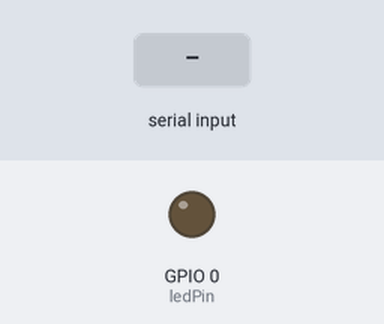
This sketch was run on a simulated ESP32. Parts: output pins drawn as LEDs (lit = HIGH). Dashed ring = blinking. The test bench sets the inputs (shaded band). WiFi joins after 1.5 s; servers stay silent unless stated; random numbers use the default seed unless the sketch sets one; what the sketch prints to the serial monitor is not drawn.

Above: at 0.1 s.
At 2.7 s:
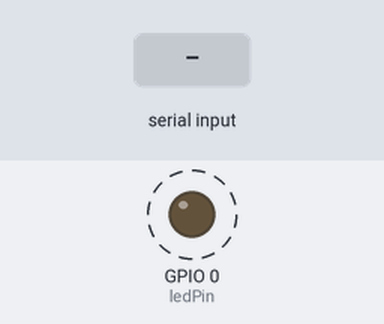
2.8 s: "U\n" received over Serial
Timing chart, 0 to 11.0 s (numbered marks = the images above; inputs shaded):
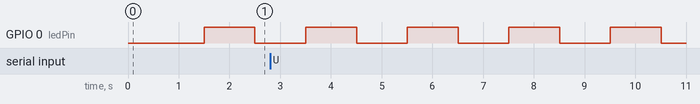

Measured:
- by itself, GPIO 0 (ledPin): alternates HIGH for 1.0 s and LOW for 1.0 s

The sketch:

Basic_With_OTA_Github_Final.ino
```cpp
#include <WiFi.h>
#include <HTTPClient.h>
#include <HTTPUpdate.h>
#include <WiFiClientSecure.h>
#include "cert.h"

const char * ssid = "E300";
const char * wifiPassword = "11111111";
int status = WL_IDLE_STATUS;
int incomingByte;
int ledPin=0;
String FirmwareVer = {
    "1.0"
};
int ledState = LOW;  // ledState used to set the LED

// Generally, you should use "unsigned long" for variables that hold time
// The value will quickly become too large for an int to store
unsigned long previousMillis = 0;  // will store last time LED was updated

// constants won't change:
const long interval = 1000;  // interval at which to blink (milliseconds)
#define URL_fw_Version "https://github.com/19731959/tomcamuc/blob/master/bin-version.txt"
#define URL_fw_Bin "https://github.com/19731959/tomcamuc/blob/master/Basic_With_OTA_Github_Final.ino.bin"

void setup() {
 pinMode(ledPin, OUTPUT);
    Serial.print("Active Firmware Version:");
    Serial.println(FirmwareVer);
    Serial.begin(115200);

    WiFi.begin(ssid, wifiPassword);

    Serial.print("Connecting to WiFi");
    while (WiFi.status() != WL_CONNECTED) {
        delay(500);
        Serial.print(".");

        int i = 0;
        if (i == 10) {
            ESP.restart();
        }
        i++;
    }
    Serial.println("Connected To Wifi");
    Serial.println(WiFi.RSSI());
}

void loop() {
  unsigned long currentMillis = millis();

  if (currentMillis - previousMillis >= interval) {
    // save the last time you blinked the LED
    previousMillis = currentMillis;

    // if the LED is off turn it on and vice-versa:
    if (ledState == LOW) {
      ledState = HIGH;
    } else {
      ledState = LOW;
    }

    // set the LED with the ledState of the variable:
    digitalWrite(ledPin, ledState);
  }

    Serial.print(" Active Firmware Version:");
    Serial.println(FirmwareVer);

    if (WiFi.status() != WL_CONNECTED) {
        reconnect();
    }

    if (Serial.available() > 0) {
        incomingByte = Serial.read();
        if (incomingByte == 'U') {
            Serial.println("Firmware Update In Progress..");
            if (FirmwareVersionCheck()) {
                firmwareUpdate();
            }
        }
    }
}

void reconnect() {
    int i = 0;
    // Loop until we're reconnected
    status = WiFi.status();
    if (status != WL_CONNECTED) {
        WiFi.begin(ssid, wifiPassword);
        while (WiFi.status() != WL_CONNECTED) {
            delay(500);
            Serial.print(".");
            if (i == 10) {
                ESP.restart();
            }
            i++;
        }
        Serial.println("Connected to AP");
    }
}

void firmwareUpdate(void) {
    WiFiClientSecure client;
    client.setCACert(rootCACertificate);
    t_httpUpdate_return ret = httpUpdate.update(client, URL_fw_Bin);

    switch (ret) {
    case HTTP_UPDATE_FAILED:
        Serial.printf("HTTP_UPDATE_FAILD Error (%d): %s\n", httpUpdate.getLastError(), httpUpdate.getLastErrorString().c_str());
        break;

    case HTTP_UPDATE_NO_UPDATES:
        Serial.println("HTTP_UPDATE_NO_UPDATES");
        break;

    case HTTP_UPDATE_OK:
        Serial.println("HTTP_UPDATE_OK");
        break;
    }
}

int FirmwareVersionCheck(void) {
    String payload;
    int httpCode;
    String FirmwareURL = "";
    FirmwareURL += URL_fw_Version;
    FirmwareURL += "?";
    FirmwareURL += String(rand());
    Serial.println(FirmwareURL);
    WiFiClientSecure * client = new WiFiClientSecure;

    if (client) {
        client -> setCACert(rootCACertificate);
        HTTPClient https;

        if (https.begin( * client, FirmwareURL)) {
            Serial.print("[HTTPS] GET...\n");
            // start connection and send HTTP header
            delay(100);
            httpCode = https.GET();
            delay(100);
            if (httpCode == HTTP_CODE_OK) // if version received
            {
                payload = https.getString(); // save received version
            } else {
                Serial.print("Error Occured During Version Check: ");
                Serial.println(httpCode);
            }
            https.end();
        }
        delete client;
    }

    if (httpCode == HTTP_CODE_OK) // if version received
    {
        payload.trim();
        if (payload.equals(FirmwareVer)) {
            Serial.printf("\nDevice  IS Already on Latest Firmware Version:%s\n", FirmwareVer);
            return 0;
        } else {
            Serial.println(payload);
            Serial.println("New Firmware Detected");
            return 1;
        }
    }
    return 0;
}
```

cert.h
```cpp
#ifndef CERT_H

#define CERT_H

const char * rootCACertificate = \
  "-----BEGIN CERTIFICATE-----\n"
"MIIDxTCCAq2gAwIBAgIQAqxcJmoLQJuPC3nyrkYldzANBgkqhkiG9w0BAQUFADBs\n"
"MQswCQYDVQQGEwJVUzEVMBMGA1UEChMMRGlnaUNlcnQgSW5jMRkwFwYDVQQLExB3\n"
"d3cuZGlnaWNlcnQuY29tMSswKQYDVQQDEyJEaWdpQ2VydCBIaWdoIEFzc3VyYW5j\n"
"ZSBFViBSb290IENBMB4XDTA2MTExMDAwMDAwMFoXDTMxMTExMDAwMDAwMFowbDEL\n"
"MAkGA1UEBhMCVVMxFTATBgNVBAoTDERpZ2lDZXJ0IEluYzEZMBcGA1UECxMQd3d3\n"
"LmRpZ2ljZXJ0LmNvbTErMCkGA1UEAxMiRGlnaUNlcnQgSGlnaCBBc3N1cmFuY2Ug\n"
"RVYgUm9vdCBDQTCCASIwDQYJKoZIhvcNAQEBBQADggEPADCCAQoCggEBAMbM5XPm\n"
"+9S75S0tMqbf5YE/yc0lSbZxKsPVlDRnogocsF9ppkCxxLeyj9CYpKlBWTrT3JTW\n"
"PNt0OKRKzE0lgvdKpVMSOO7zSW1xkX5jtqumX8OkhPhPYlG++MXs2ziS4wblCJEM\n"
"xChBVfvLWokVfnHoNb9Ncgk9vjo4UFt3MRuNs8ckRZqnrG0AFFoEt7oT61EKmEFB\n"
"Ik5lYYeBQVCmeVyJ3hlKV9Uu5l0cUyx+mM0aBhakaHPQNAQTXKFx01p8VdteZOE3\n"
"hzBWBOURtCmAEvF5OYiiAhF8J2a3iLd48soKqDirCmTCv2ZdlYTBoSUeh10aUAsg\n"
"EsxBu24LUTi4S8sCAwEAAaNjMGEwDgYDVR0PAQH/BAQDAgGGMA8GA1UdEwEB/wQF\n"
"MAMBAf8wHQYDVR0OBBYEFLE+w2kD+L9HAdSYJhoIAu9jZCvDMB8GA1UdIwQYMBaA\n"
"FLE+w2kD+L9HAdSYJhoIAu9jZCvDMA0GCSqGSIb3DQEBBQUAA4IBAQAcGgaX3Nec\n"
"nzyIZgYIVyHbIUf4KmeqvxgydkAQV8GK83rZEWWONfqe/EW1ntlMMUu4kehDLI6z\n"
"eM7b41N5cdblIZQB2lWHmiRk9opmzN6cN82oNLFpmyPInngiK3BD41VHMWEZ71jF\n"
"hS9OMPagMRYjyOfiZRYzy78aG6A9+MpeizGLYAiJLQwGXFK3xPkKmNEVX58Svnw2\n"
"Yzi9RKR/5CYrCsSXaQ3pjOLAEFe4yHYSkVXySGnYvCoCWw9E1CAx2/S6cCZdkGCe\n"
"vEsXCS+0yx5DaMkHJ8HSXPfqIbloEpw8nL+e/IBcm2PN7EeqJSdnoDfzAIJ9VNep\n"
"+OkuE6N36B9K\n"
"-----END CERTIFICATE-----\n";

#endif
```
